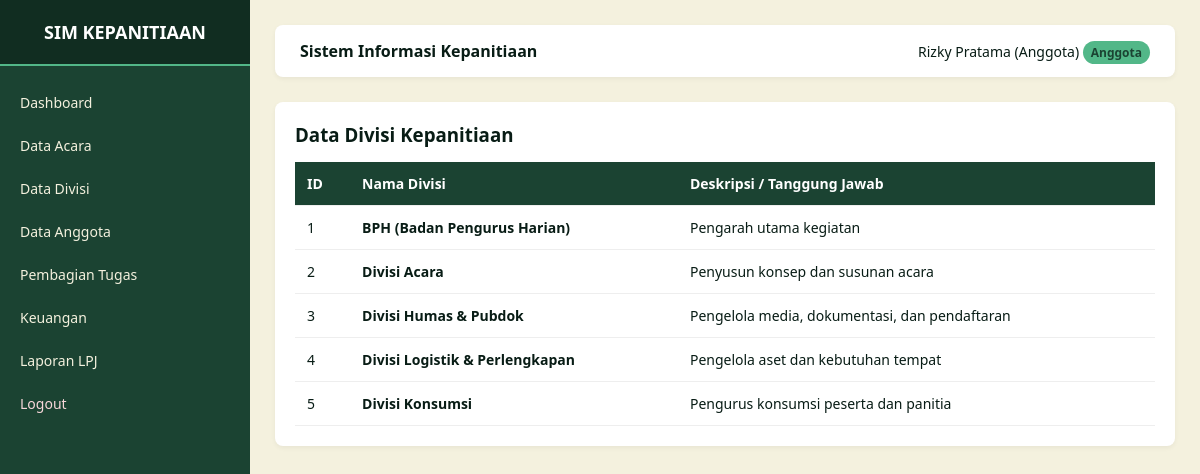
Screenshot of /modules/divisi/index.php (signed in) with the database file from the repository.
### tables this page shows
CREATE TABLE IF NOT EXISTS `divisi` (
  `id` INT AUTO_INCREMENT PRIMARY KEY,
  `nama_divisi` VARCHAR(100) NOT NULL,
  `deskripsi` TEXT
);

### modules/divisi/index.php (the view, shortened to what this page needs)
<?php
require_once "../../includes/header.php";
?>
<div class="card-table">
  <div class="table-header">
    <h3>Data Divisi Kepanitiaan</h3>
  </div>
  <table>
    <thead>
      <tr>
        <th>ID</th>
        <th>Nama Divisi</th>
        <th>Deskripsi / Tanggung Jawab</th>
      </tr>
    </thead>
    <tbody>
      <?php
      $query = mysqli_query($conn, "SELECT * FROM divisi ORDER BY id ASC");
      while ($row = mysqli_fetch_assoc($query)):
      ?>
      <tr>
        <td><?= $row['id']; ?></td>
        <td><strong><?= htmlspecialchars($row['nama_divisi']); ?></strong></td>
        <td><?= htmlspecialchars($row['deskripsi']); ?></td>
      </tr>
      <?php endwhile; ?>
    </tbody>
  </table>
</div>
<?php require_once "../../includes/footer.php"; ?>

### assets/css/style.css (style rules this page uses)
:root { --hijau-tua: #1b4332; --hijau-sedang: #2d6a4f; --hijau-muda: #52b788; --cream: #f4f1de; --cream-muda: #fefae0; --putih: #ffffff; --teks-gelap: #081c15; --teks-abu: #4a5568; --merah: #e63946; --kuning: #f4a261; }
* { box-sizing: border-box; margin: 0; padding: 0; font-family: 'Segoe UI', Tahoma, Geneva, Verdana, sans-serif; }
body { background-color: var(--cream); color: var(--teks-gelap); display: flex; min-height: 100vh; }
.card-table { background-color: var(--putih); padding: 20px; border-radius: 8px; box-shadow: 0 2px 5px rgba(0,0,0,0.05); }
.table-header { display: flex; justify-content: space-between; align-items: center; margin-bottom: 15px; }
table { width: 100%; border-collapse: collapse; }
th, td { padding: 12px; text-align: left; border-bottom: 1px solid #eee; font-size: 14px; }
th { background-color: var(--hijau-tua); color: var(--putih); }

### rows the page displays
divisi: id "1", nama_divisi "BPH (Badan Pengurus Harian)", deskripsi "Pengarah utama kegiatan"
divisi: id "2", nama_divisi "Divisi Acara", deskripsi "Penyusun konsep dan susunan acara"
divisi: id "3", nama_divisi "Divisi Humas & Pubdok", deskripsi "Pengelola media, dokumentasi, dan pendaftaran"
divisi: id "4", nama_divisi "Divisi Logistik & Perlengkapan", deskripsi "Pengelola aset dan kebutuhan tempat"
divisi: id "5", nama_divisi "Divisi Konsumsi", deskripsi "Pengurus konsumsi peserta dan panitia"

### other values shown
$user_nama "Rizky Pratama (Anggota)"
$user_role "Anggota"
